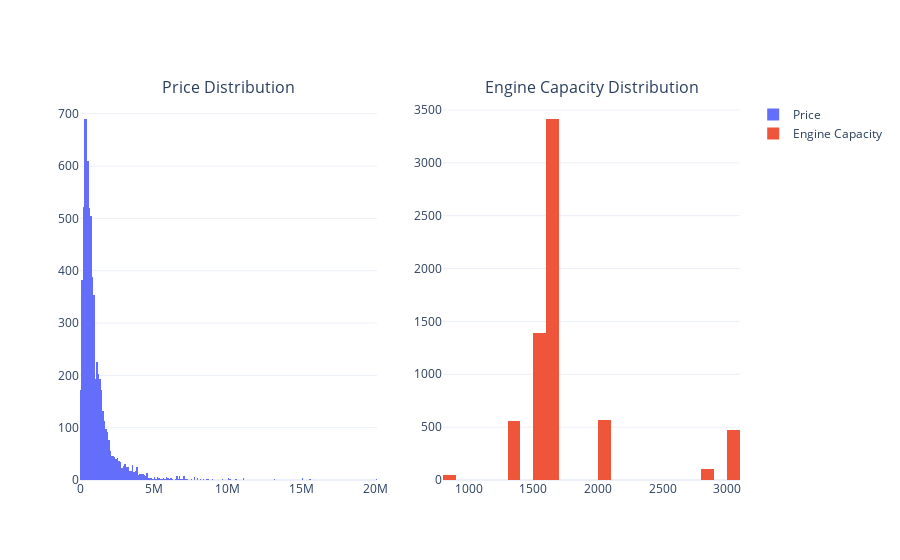

The notebook cell saved with this chart:
### Markdown cell above
## Univariate Analysis
### Numerical Variables

### Code cell
fig = make_subplots(rows=1, cols=2, subplot_titles=(
    "Price Distribution", "Engine Capacity Distribution"))

fig.add_trace(
    go.Histogram(x=used['price'], name='Price'),
    row=1, col=1
)

fig.add_trace(
    go.Histogram(x=used['engine_capacity'], name='Engine Capacity'),
    row=1, col=2
)

### Figure 1 — Plotly figure (JSON) as saved in the notebook; plotly's stock layout.template omitted (floating-point values rounded to 4 significant figures; data arrays with more than 128 entries replaced by an {"elided": "..."} marker saying what was removed)
{"data": [{"name": "Price", "type": "histogram", "x": {"elided": "7106 float values"}, "xaxis": "x", "yaxis": "y"}, {"name": "Engine Capacity", "type": "histogram", "x": {"elided": "7106 int values"}, "xaxis": "x2", "yaxis": "y2"}], "layout": {"annotations": [{"font": {"size": 16}, "showarrow": false, "text": "Price Distribution", "x": 0.225, "xanchor": "center", "xref": "paper", "y": 1, "yanchor": "bottom", "yref": "paper"}, {"font": {"size": 16}, "showarrow": false, "text": "Engine Capacity Distribution", "x": 0.775, "xanchor": "center", "xref": "paper", "y": 1, "yanchor": "bottom", "yref": "paper"}], "xaxis": {"anchor": "y", "domain": [0, 0.45]}, "xaxis2": {"anchor": "y2", "domain": [0.55, 1]}, "yaxis": {"anchor": "x", "domain": [0, 1]}, "yaxis2": {"anchor": "x2", "domain": [0, 1]}}}
